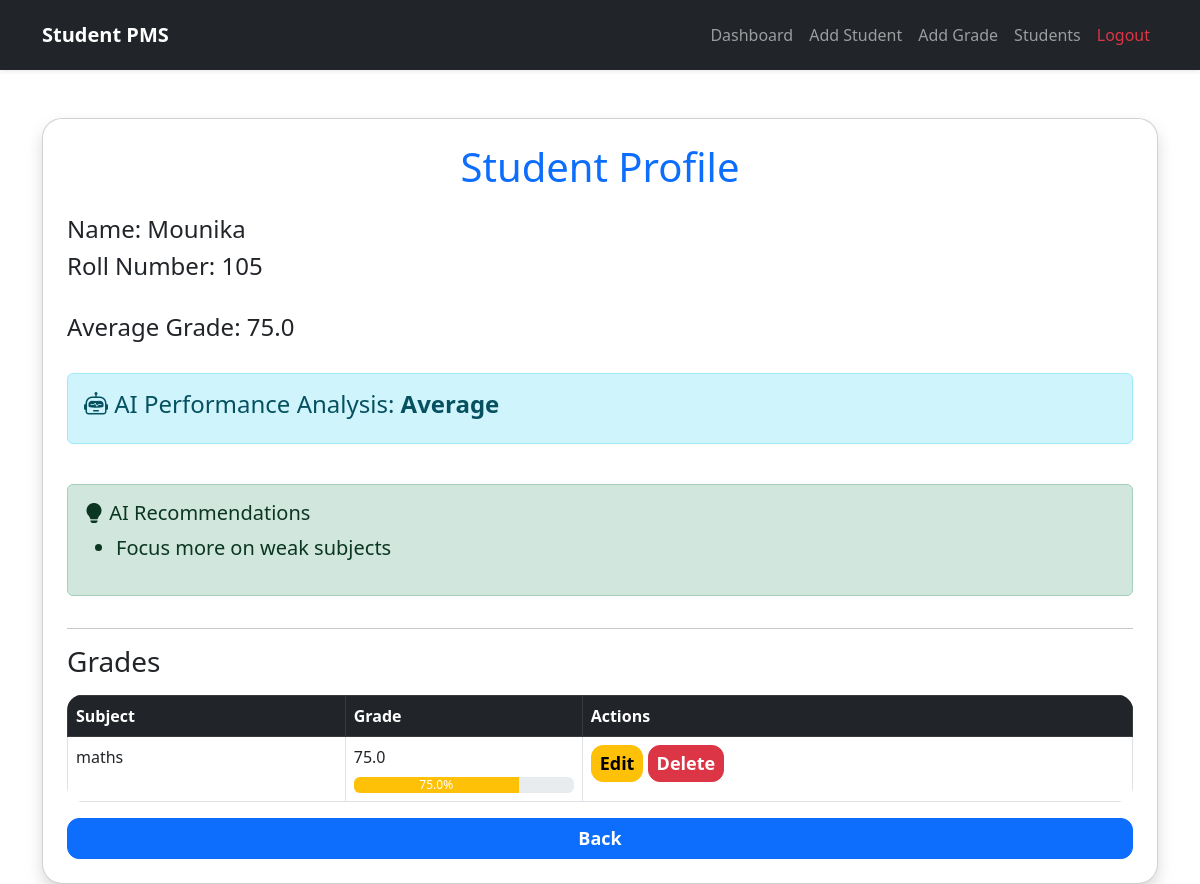
The page /student/105 on the database as committed earlier.
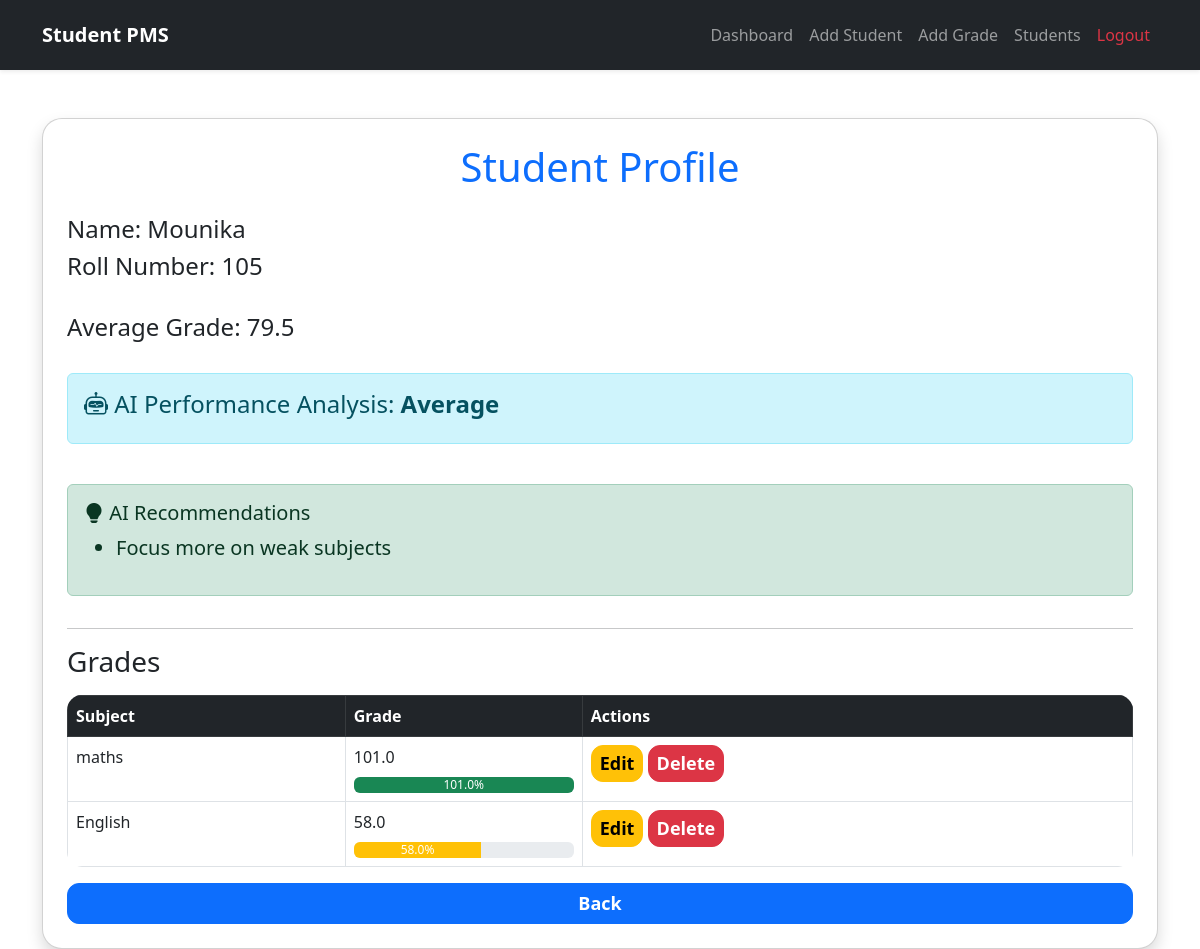
The same page on the database as committed later.
### tables this page shows
CREATE TABLE grades (
    roll_number TEXT,
    subject TEXT,
    grade REAL
);

### app.py (the view)
@app.route("/student/<roll_number>")
def student_profile(roll_number):
    student, grades = get_student_details(roll_number)
    if not student:
        return "Student not found!"
    (
    performance,
    average,
    weak_subjects,
    recommendations) = analyze_student_performance(grades)
    return render_template(
    "student_profile.html",
    student=student,
    grades=grades,
    performance=performance,
    average=average,
    weak_subjects=weak_subjects,
    recommendations=recommendations)

### database.py (called while the page is built)
def get_student_details(roll_number):
    cursor.execute("""
    SELECT * FROM students
    WHERE roll_number = ?
    """, (roll_number,))
    student = cursor.fetchone()
    cursor.execute("""
    SELECT subject, grade FROM grades
    WHERE roll_number = ?
    """, (roll_number,))
    grades = cursor.fetchall()
    return student, grades

### templates/student_profile.html (shortened to what this page needs)
<!DOCTYPE html>
<html>
<head>
    <link href="https://cdn.jsdelivr.net/npm/bootstrap@5.3.0/dist/css/bootstrap.min.css" rel="stylesheet">
    <link rel="stylesheet" href="{{ url_for('static', filename='style.css') }}">
    <link rel="stylesheet"
    href="https://cdn.jsdelivr.net/npm/bootstrap-icons@1.10.5/font/bootstrap-icons.css">
</head>
<body>
{% include 'navbar.html' %}
<div class="container mt-5">
    <div class="card shadow p-4">
        <h1 class="text-center text-primary mb-4">
            Student Profile
        </h1>
        <h4>Name: {{ student[0] }}</h4>
        <h4>Roll Number: {{ student[1] }}</h4>
        <h4 class="mt-4">
            Average Grade: {{ average }}
        </h4>
        <div class="alert alert-info mt-4">
            <h4>
                <i class="bi bi-robot"></i>
                AI Performance Analysis:
                <strong>{{ performance }}</strong>
            </h4>
        </div>
        <div class="alert alert-success mt-4">
            <h5>
                <i class="bi bi-lightbulb-fill"></i>
                AI Recommendations
            </h5>
            <ul class="fs-5">
                {% for rec in recommendations %}
                <li>{{ rec }}</li>
                {% endfor %}
            </ul>
        </div>
        <hr>
        <h3 class="mb-3">Grades</h3>
        <table class="table table-bordered table-hover">
            <thead class="table-dark">
                <tr>
                    <th>Subject</th>
                    <th>Grade</th>
                    <th>Actions</th>
                </tr>
            </thead>
            <tbody>
                {% for subject, grade in grades %}
                <tr>
                    <td>{{ subject }}</td>
                    <td>
                        {{ grade }}
                        <div class="progress mt-2">
                            <div
                                class="progress-bar
                                {% if grade >= 80 %}
                                    bg-success
                                {% elif grade >= 50 %}
                                    bg-warning
                                {% else %}
                                    bg-danger
                                {% endif %}"
                                role="progressbar"
                                style="width: {{ grade }}%;">
                                {{ grade }}%
                            </div>
                        </div>
                    </td>
                    <td>
                        <a href="/edit_grade/{{ student[1] }}/{{ subject }}"
                           class="btn btn-warning btn-sm">
                            Edit
                        </a>
                        <a href="/delete_subject/{{ student[1] }}/{{ subject }}"
                           class="btn btn-danger btn-sm">
                            Delete
                        </a>
                    </td>
                </tr>
                {% endfor %}
            </tbody>
        </table>
        <a href="/view_students" class="btn btn-primary">
            Back
        </a>
    </div>
</div>
</body>
</html>

Rows that differ between the two databases and show on the page:
changed grades "maths": grade "75.0" → "101.0"
added grades: subject "English", grade "58.0"
Other text that changed with them:
{{ average }}: "75.0" → "79.5"
